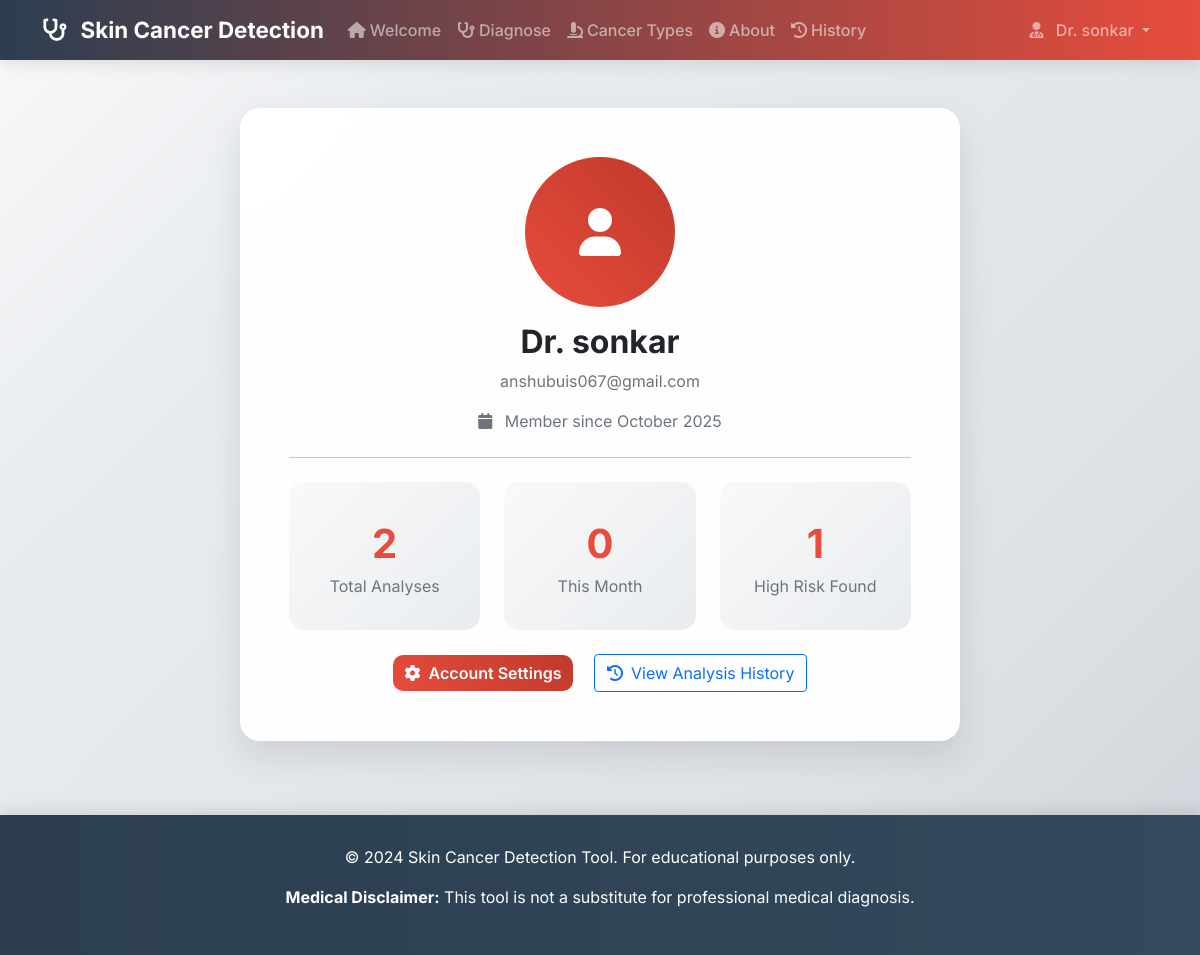
The page /profile (signed in) on the database its author committed.
### app.py (models this page shows, shortened)
class User(UserMixin, db.Model):
    id = db.Column(db.Integer, primary_key=True)
    username = db.Column(db.String(80), unique=True, nullable=False)
    email = db.Column(db.String(120), unique=True, nullable=False)
    password_hash = db.Column(db.String(128), nullable=False)
    created_at = db.Column(db.DateTime, default=datetime.utcnow)

### app.py (the view)
@app.route('/profile')
@login_required
def profile():
    return render_template('profile.html', user=current_user)

### app.py (called while the page is built)
@login_manager.user_loader
def load_user(user_id):
    return User.query.get(int(user_id))

### Template/profile.html (shortened to what this page needs)
{% extends "base.html" %}
{% block content %}
<div class="container-fluid">
    <div class="row justify-content-center">
        <div class="col-lg-8">
            <div class="profile-card p-5 mb-4 page-enter">
                <div class="text-center mb-4">
                    <div class="profile-avatar">
                        <i class="fas fa-user"></i>
                    </div>
                    <h2 class="fw-bold text-dark">Dr. {{ user.username }}</h2>
                    <p class="text-muted">{{ user.email }}</p>
                    <p class="text-muted">
                        <i class="fas fa-calendar me-2"></i>
                        Member since {{ user.created_at.strftime('%B %Y') }}
                    </p>
                </div>
                <hr class="my-4">
                <div class="row g-4">
                    <div class="col-md-4">
                        <div class="stats-card">
                            <span class="stats-number">{{ user.analyses|length }}</span>
                            <p class="text-muted mb-0">Total Analyses</p>
                        </div>
                    </div>
                    <div class="col-md-4">
                        <div class="stats-card">
                            <span class="stats-number">{{ ((user.analyses|selectattr('analysis_date')|list|length) / 30)|int if user.analyses else 0 }}</span>
                            <p class="text-muted mb-0">This Month</p>
                        </div>
                    </div>
                    <div class="col-md-4">
                        <div class="stats-card">
                            <span class="stats-number">{{ user.analyses|selectattr('risk_level', 'equalto', 'HIGH')|list|length }}</span>
                            <p class="text-muted mb-0">High Risk Found</p>
                        </div>
                    </div>
                </div>
                <div class="row mt-4">
                    <div class="col-12 text-center">
                        <a href="{{ url_for('settings') }}" class="btn btn-primary me-3">
                            <i class="fas fa-cog me-2"></i>Account Settings
                        </a>
                        <a href="{{ url_for('history') }}" class="btn btn-outline-primary">
                            <i class="fas fa-history me-2"></i>View Analysis History
                        </a>
                    </div>
                </div>
            </div>
        </div>
    </div>
</div>
{% endblock %}

### Template/base.html (shortened to what this page needs)
<!DOCTYPE html>
<html lang="en">
<head>
    <link href="https://cdn.jsdelivr.net/npm/bootstrap@5.1.3/dist/css/bootstrap.min.css" rel="stylesheet">
    <link href="https://cdnjs.cloudflare.com/ajax/libs/font-awesome/6.0.0/css/all.min.css" rel="stylesheet">
    <link href="{{ url_for('static', filename='css/animations.css') }}" rel="stylesheet">
</head>
<body>
    <nav class="navbar navbar-expand-lg navbar-dark navbar-enhanced">
        <div class="container">
            <a class="navbar-brand" href="{% if current_user.is_authenticated %}{{ url_for('welcome') }}{% else %}{{ url_for('login') }}{% endif %}">
                <i class="fas fa-stethoscope me-2 stethoscope-animated"></i>
                <span class="d-none d-md-inline">Skin Cancer Detection</span>
            </a>
            <div class="collapse navbar-collapse" id="navbarNav">
                {% if current_user.is_authenticated %}
                <ul class="navbar-nav me-auto">
                    <li class="nav-item">
                        <a class="nav-link nav-link-enhanced" href="{{ url_for('welcome') }}">
                            <i class="fas fa-home me-1 medical-icon-animated"></i>Welcome
                        </a>
                    </li>
                    <li class="nav-item">
                        <a class="nav-link nav-link-enhanced" href="{{ url_for('diagnose') }}">
                            <i class="fas fa-stethoscope me-1 medical-icon-animated"></i>Diagnose
                        </a>
                    </li>
                    <li class="nav-item">
                        <a class="nav-link nav-link-enhanced" href="{{ url_for('cancer_types') }}">
                            <i class="fas fa-microscope me-1 medical-icon-animated"></i>Cancer Types
                        </a>
                    </li>
                    <li class="nav-item">
                        <a class="nav-link nav-link-enhanced" href="{{ url_for('about') }}">
                            <i class="fas fa-info-circle me-1 medical-icon-animated"></i>About
                        </a>
                    </li>
                    <li class="nav-item">
                        <a class="nav-link nav-link-enhanced" href="{{ url_for('history') }}">
                            <i class="fas fa-history me-1 medical-icon-animated"></i>History
                        </a>
                    </li>
                </ul>
                <ul class="navbar-nav">
                    <li class="nav-item dropdown">
                        <a class="nav-link dropdown-toggle" href="#" id="navbarDropdown" role="button" data-bs-toggle="dropdown">
                            <i class="fas fa-user-md me-2"></i>
                            <span class="d-none d-md-inline">Dr. {{ current_user.username }}</span>
                        </a>
                    </li>
                </ul>
                {% endif %}
            </div>
        </div>
    </nav>
    <div class="container my-5">
        {% block content %}{% endblock %}
    </div>
    <footer class="footer">
        <div class="container">
            <p>&copy; 2024 Skin Cancer Detection Tool. For educational purposes only.</p>
            <p><strong>Medical Disclaimer:</strong> This tool is not a substitute for professional medical diagnosis.</p>
        </div>
    </footer>
</body>
</html>

### static/css/animations.css (style rules this page uses)
.navbar-enhanced { backdrop-filter: blur(10px); background: linear-gradient(90deg, rgba(44, 62, 80, 0.95) 0%, rgba(231, 76, 60, 0.95) 100%) !important; }
.nav-link-enhanced { position: relative; transition: all 0.3s ease; }
.nav-link-enhanced::after { content: ''; position: absolute; bottom: -5px; left: 50%; width: 0; height: 2px; background: rgba(255, 255, 255, 0.8); transition: all 0.3s ease; transform: translateX(-50%); }
.medical-icon-animated { transition: all 0.3s ease; display: inline-block; }
.stethoscope-animated { animation: stethoscope 2s ease-in-out infinite; transform-origin: center bottom; }
.page-enter { animation: fadeInUp 0.6s ease-out; }
.page-enter-delay { animation: fadeInUp 0.6s ease-out 0.2s both; }
.page-enter-delay-2 { animation: fadeInUp 0.6s ease-out 0.4s both; }

### Template/base.html (style rules this page uses)
:root { --bg-primary: linear-gradient(135deg, #f8f9fa 0%, #e9ecef 25%, #dee2e6 75%, #ced4da 100%); --bg-secondary: rgba(255, 255, 255, 0.95); --text-primary: #212529; --text-secondary: #6c757d; --text-contrast: #ffffff; --border-color: rgba(0, 0, 0, 0.125); --shadow-color: rgba(0, 0, 0, 0.15); }
body { background: var(--bg-primary); min-height: 100vh; font-family: 'Inter', 'Segoe UI', Tahoma, Geneva, Verdana, sans-serif; position: relative; overflow-x: hidden; color: var(--text-primary); transition: all 0.3s ease; }
:root { --medical-primary: #e74c3c; --medical-secondary: #3498db; --medical-success: #27ae60; --medical-warning: #f39c12; --medical-danger: #e74c3c; --medical-light: #ecf0f1; --medical-dark: #2c3e50; }
.navbar-brand { font-weight: 700; font-size: 1.4rem; color: #fff !important; }
.navbar { background: linear-gradient(90deg, var(--medical-dark) 0%, var(--medical-primary) 100%) !important; box-shadow: 0 4px 15px rgba(0,0,0,0.1); }
.btn-primary { background: linear-gradient(45deg, var(--medical-primary), #c0392b); border: none; border-radius: 10px; font-weight: 600; transition: all 0.3s ease; }
.nav-link { font-weight: 500; transition: all 0.3s ease; }
.footer { background: linear-gradient(90deg, var(--medical-dark) 0%, #34495e 100%); color: white; text-align: center; padding: 30px 0; margin-top: 50px; box-shadow: 0 -4px 15px rgba(0,0,0,0.1); }
.text-muted { color: var(--text-secondary) !important; }
.navbar .dropdown { position: relative; z-index: 9999 !important; }
.navbar { z-index: 9998 !important; position: relative; }
.dropdown-toggle::after { border-top: 0.3em solid; border-right: 0.3em solid transparent; border-bottom: 0; border-left: 0.3em solid transparent; }

### Template/profile.html (style rules this page uses)
.profile-card { background: rgba(255, 255, 255, 0.95); backdrop-filter: blur(10px); border-radius: 20px; box-shadow: 0 15px 35px rgba(0, 0, 0, 0.1); border: 1px solid rgba(255, 255, 255, 0.2); }
.profile-avatar { width: 150px; height: 150px; border-radius: 50%; background: linear-gradient(45deg, #e74c3c, #c0392b); display: flex; align-items: center; justify-content: center; font-size: 3rem; color: white; margin: 0 auto 1rem; }
.stats-card { background: linear-gradient(135deg, #f8f9fa, #e9ecef); border-radius: 15px; padding: 2rem; text-align: center; transition: all 0.3s ease; }
.stats-number { font-size: 2.5rem; font-weight: 700; color: #e74c3c; display: block; }

### rows shown on the page
User: username "sonkar", email "anshubuis067@gmail.com", created_at "October 2025"

### other values the page prints
{{ user.analyses|length }} "2"
{{ user.analyses|selectattr('risk_level', 'equalto', 'HIGH')|list|length }} "1"
